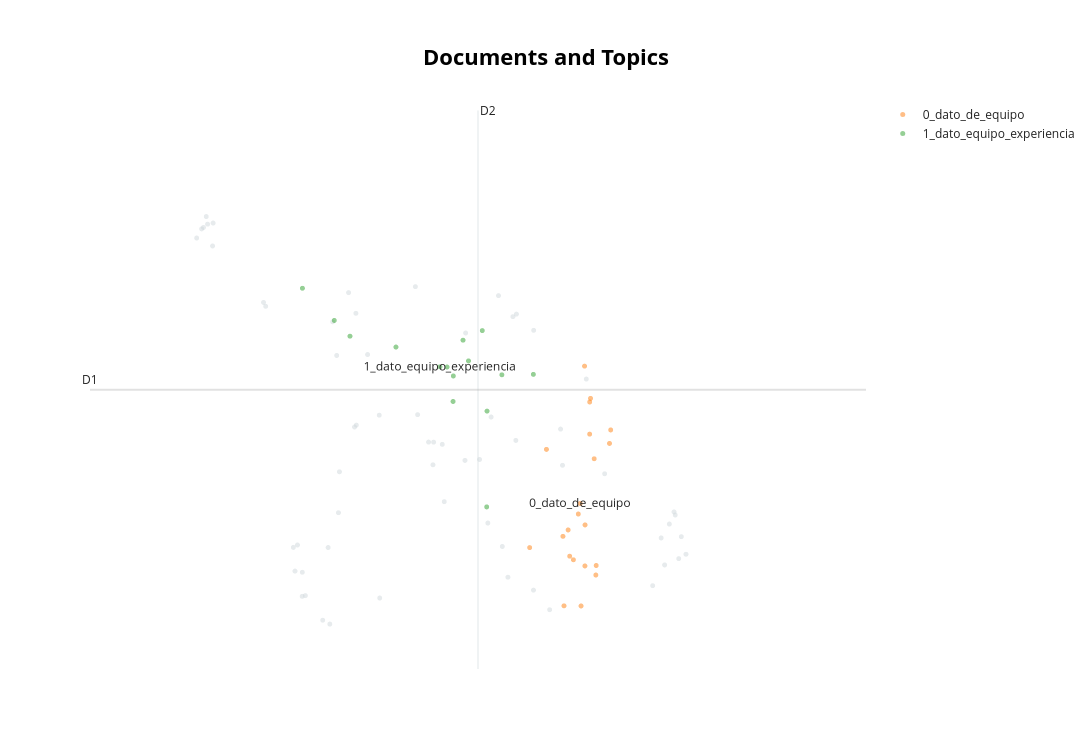

Source (notebook cell):
### Code cell
# Visualizaciones interactivas con BERTopic muy utiles para entender los temas:

# Mapa de temas
# modelo_linkedin.visualize_topics() no hay suficiente topicos
# Jerarquía de temas
modelo_linkedin.visualize_hierarchy()
# Distribución de temas
modelo_linkedin.visualize_barchart()
# Documentos por tema
modelo_linkedin.visualize_documents(textos_linkedin)
# Distribución de temas por portal
#df_adzuna_ber["tema_dominante"].value_counts().plot(kind="bar")
